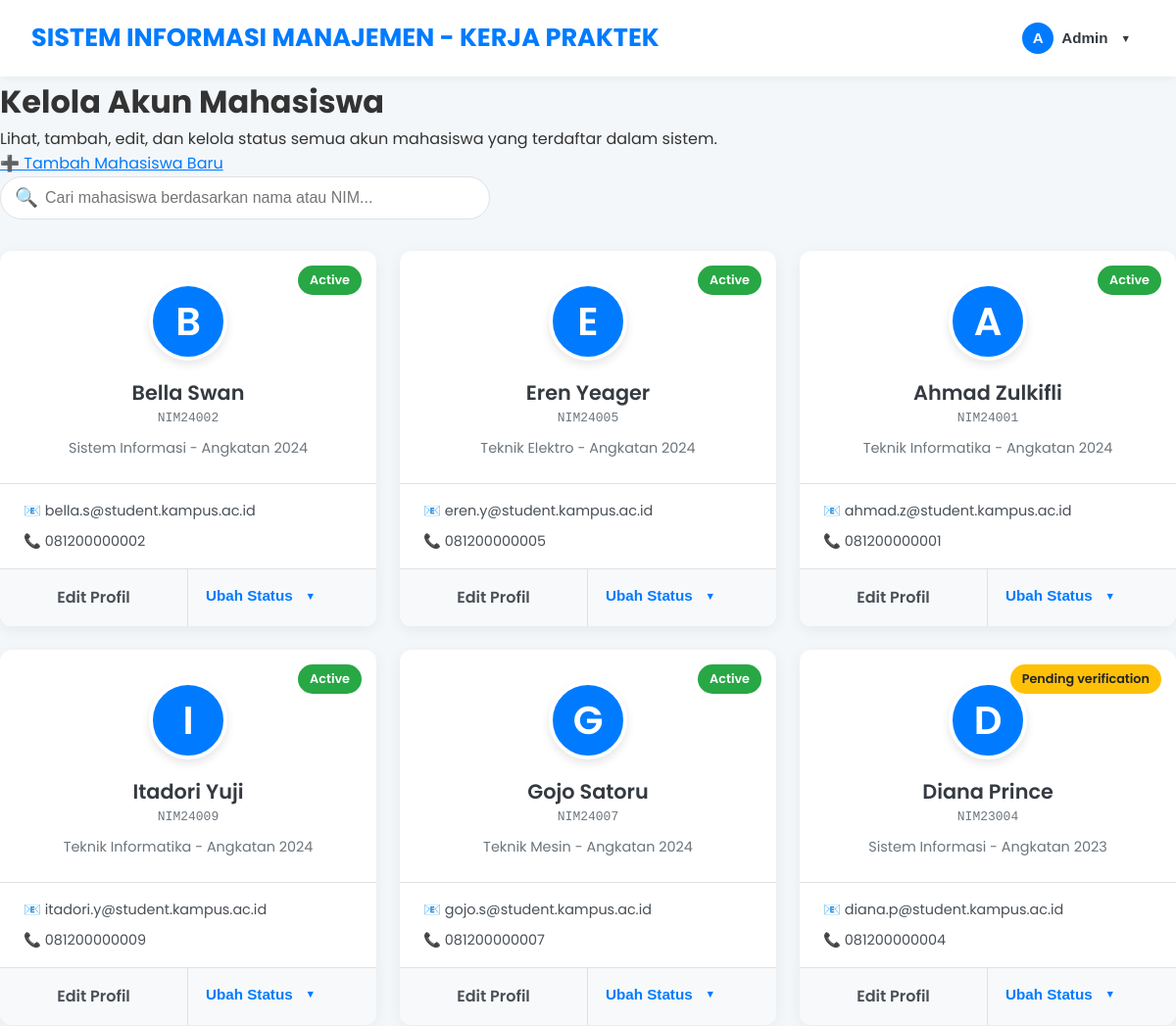
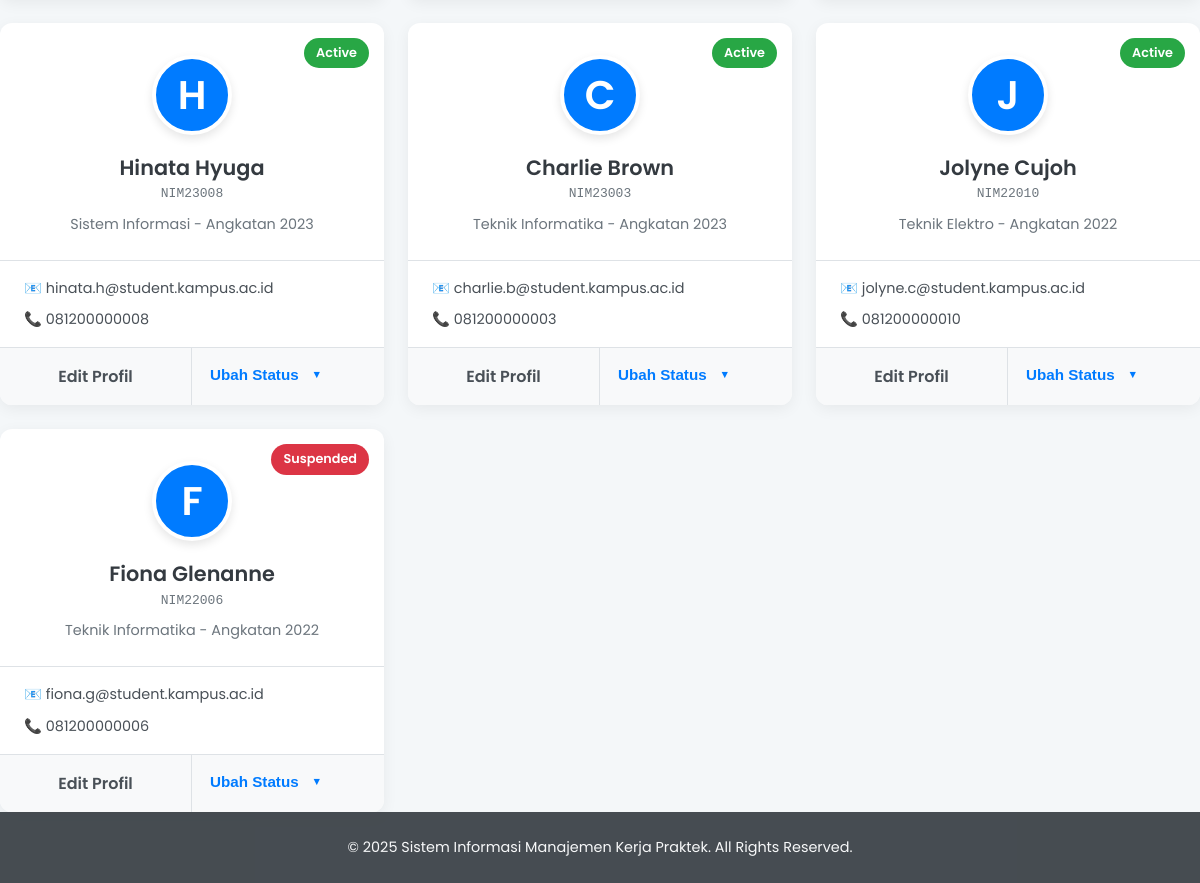
The page /admin_prodi/pengguna_mahasiswa_kelola.php (signed in) on the database its author committed (2 pictures, top to bottom).
### tables this page shows
CREATE TABLE `mahasiswa` (
  `nim` varchar(15) NOT NULL,
  `password` varchar(100) NOT NULL,
  `nama` varchar(100) NOT NULL,
  `email` varchar(100) NOT NULL,
  `no_hp` varchar(20) DEFAULT NULL,
  `prodi` varchar(50) DEFAULT NULL,
  `angkatan` int DEFAULT NULL,
  `ipk` decimal(3,2) DEFAULT '0.00',
  `sks_lulus` int DEFAULT '0',
  `status_akun` enum('pending_verification','active','suspended') DEFAULT 'pending_verification',
  `created_at` timestamp NOT NULL DEFAULT CURRENT_TIMESTAMP,
  `updated_at` timestamp NOT NULL DEFAULT CURRENT_TIMESTAMP ON UPDATE CURRENT_TIMESTAMP
);

### admin_prodi/pengguna_mahasiswa_kelola.php (the view, shortened to what this page needs)
<?php
require_once '../config/db_connect.php';
$list_mahasiswa = [];
$error_message = '';
if ($conn) {
    $sql_mahasiswa = "SELECT nim, nama, email, no_hp, prodi, angkatan, status_akun FROM mahasiswa ORDER BY angkatan DESC, prodi ASC, nama ASC";
    $result_mahasiswa = $conn->query($sql_mahasiswa);
    if ($result_mahasiswa) {
        while ($row = $result_mahasiswa->fetch_assoc()) {
            $list_mahasiswa[] = $row;
        }
    } else {
        $error_message = "Gagal mengambil data mahasiswa: " . $conn->error;
    }
} else {
    $error_message = "Koneksi database gagal.";
}
$page_title = "Kelola Akun Mahasiswa";
require_once '../includes/header.php';
?>
<div class="main-content-full">
    <div class="list-container">
        <div class="list-header">
            <h1><?php echo htmlspecialchars($page_title); ?></h1>
            <p>Lihat, tambah, edit, dan kelola status semua akun mahasiswa yang terdaftar dalam sistem.</p>
            <a href="pengguna_mahasiswa_tambah.php" class="btn btn-primary">➕ Tambah Mahasiswa Baru</a>
        </div>
        <div class="filter-search-container">
            <div class="search-wrapper">
                <input type="text" id="userSearchInput" placeholder="Cari mahasiswa berdasarkan nama atau NIM...">
                <span class="search-icon">🔍</span>
            </div>
        </div>
        <?php if (empty($list_mahasiswa) && empty($error_message)): ?>
            <div class="message info">
                <h4>Data Kosong</h4>
                <p>Belum ada data mahasiswa yang terdaftar di sistem. Silakan tambahkan mahasiswa baru.</p>
            </div>
        <?php else: ?>
            <div class="user-card-grid" id="userCardGrid">
                <?php foreach ($list_mahasiswa as $mhs): ?>
                    <div class="user-card">
                        <div class="card-header-status status-<?php echo strtolower(htmlspecialchars($mhs['status_akun'])); ?>">
                            <?php echo ucfirst(str_replace('_', ' ', htmlspecialchars($mhs['status_akun']))); ?>
                        </div>
                        <div class="card-main-info">
                            <div class="user-avatar"><?php echo strtoupper(substr($mhs['nama'], 0, 1)); ?></div>
                            <h4 class="user-name"><?php echo htmlspecialchars($mhs['nama']); ?></h4>
                            <p class="user-id"><?php echo htmlspecialchars($mhs['nim']); ?></p>
                            <p class="user-extra-info"><?php echo htmlspecialchars($mhs['prodi'] ?: '-'); ?> - Angkatan <?php echo htmlspecialchars($mhs['angkatan'] ?: '-'); ?></p>
                        </div>
                        <div class="card-contact-info">
                            <span>📧 <?php echo htmlspecialchars($mhs['email']); ?></span>
                            <span>📞 <?php echo htmlspecialchars($mhs['no_hp'] ?: 'Tidak ada No. HP'); ?></span>
                        </div>
                        <div class="card-actions">
                            <a href="pengguna_mahasiswa_edit.php?nim=<?php echo htmlspecialchars($mhs['nim']); ?>" class="btn btn-secondary" title="Edit">Edit Profil</a>
                            <div class="dropdown">
                                <button class="btn btn-primary dropdown-toggle" title="Ubah Status">Ubah Status</button>
                            </div>
                        </div>
                    </div>
                <?php endforeach; ?>
            </div>
        <?php endif; ?>
    </div>
</div>
<?php
require_once '../includes/footer.php';
?>

### includes/header.php (style rules this page uses)
:root { --primary-color: #007BFF; --primary-hover: #0056b3; --secondary-color: #6c757d; --dark-color: #343a40; --light-color: #f8f9fa; --background-color: #f4f7f9; --text-color: #333; --border-color: #dee2e6; --card-shadow: 0 4px 15px rgba(0,0,0,0.06); --border-radius: 12px; }
* { box-sizing: border-box; }
body, h1, h2, h3, h4, h5, h6, p, ul, ol { margin: 0; padding: 0; }
body { font-family: 'Poppins', sans-serif; line-height: 1.6; background-color: var(--background-color); color: var(--text-color); display: flex; flex-direction: column; min-height: 100vh; }
.dropdown { position: relative; display: inline-block; }
.dropdown-toggle { background-color: transparent; color: var(--dark-color); padding: 8px 12px; font-size: 0.95em; font-weight: 500; border: 2px solid transparent; cursor: pointer; display: flex; align-items: center; gap: 8px; border-radius: 50px; transition: all 0.3s ease; }
.dropdown-toggle::after { content: '▼'; font-size: 0.7em; margin-left: 5px; transition: transform 0.3s ease; }

### admin_prodi/pengguna_mahasiswa_kelola.php (style rules this page uses)
.user-card-grid { display: grid; grid-template-columns: repeat(auto-fit, minmax(320px, 1fr)); gap: 1.5rem; }
.user-card { background-color: #fff; border-radius: var(--border-radius); box-shadow: var(--card-shadow); display: flex; flex-direction: column; overflow: hidden; position: relative; transition: transform 0.3s ease, box-shadow 0.3s ease; }
.card-header-status { position: absolute; top: 15px; right: 15px; padding: 5px 12px; border-radius: 20px; font-size: 0.8em; font-weight: 600; color: #fff; }
.status-pending_verification { background-color: #ffc107; color: #212529; }
.status-active { background-color: #28a745; }
.status-suspended { background-color: #dc3545; }
.card-main-info { padding: 2rem 1.5rem 1.5rem; text-align: center; border-bottom: 1px solid var(--border-color); }
.user-avatar { width: 80px; height: 80px; border-radius: 50%; background-color: var(--primary-color); color: white; display: inline-flex; align-items: center; justify-content: center; font-size: 2.5em; font-weight: 600; margin-bottom: 1rem; border: 4px solid #fff; box-shadow: 0 4px 10px rgba(0,0,0,0.1); }
.user-name { margin: 0; font-size: 1.3em; font-weight: 600; color: var(--dark-color); }
.user-id { margin: 0; color: var(--secondary-color); font-family: monospace; }
.user-extra-info { margin-top: 0.5rem; font-size: 0.9em; color: var(--secondary-color); }
.card-contact-info { padding: 1rem 1.5rem; display: flex; flex-direction: column; gap: 0.5rem; font-size: 0.9em; }
.card-contact-info span { color: #495057; word-break: break-all; }
.card-actions { margin-top: auto; display: grid; grid-template-columns: 1fr 1fr; background-color: #f8f9fa; border-top: 1px solid var(--border-color); }
.card-actions .btn { padding: 1rem; border-radius: 0; text-align: center; text-decoration: none; font-weight: 600; transition: background-color 0.3s ease; }
.btn.btn-secondary { border-right: 1px solid var(--border-color); color: #495057; }
.btn.btn-primary { background-color: transparent; color: var(--primary-color); }
.dropdown { position: relative; }
.dropdown-toggle::after { content: ' ▼'; font-size: 0.7em; }
.filter-search-container { margin-bottom: 2rem; }
.search-wrapper { position: relative; max-width: 500px; }
#userSearchInput { width: 100%; padding: 12px 20px 12px 45px; border: 1px solid var(--border-color); border-radius: 50px; font-size: 1em; transition: all 0.3s ease; }
.search-icon { position: absolute; left: 15px; top: 50%; transform: translateY(-50%); font-size: 1.2em; color: var(--secondary-color); }

### rows shown on the page
mahasiswa: status_akun "Active", nama "B", nama "Bella Swan", nim "NIM24002", prodi "Sistem Informasi", angkatan "2024", email "bella.s@student.kampus.ac.id", no_hp "081200000002"
mahasiswa: status_akun "Active", nama "E", nama "Eren Yeager", nim "NIM24005", prodi "Teknik Elektro", angkatan "2024", email "eren.y@student.kampus.ac.id", no_hp "081200000005"
mahasiswa: status_akun "Active", nama "A", nama "Ahmad Zulkifli", nim "NIM24001", prodi "Teknik Informatika", angkatan "2024", email "ahmad.z@student.kampus.ac.id", no_hp "081200000001"
mahasiswa: status_akun "Active", nama "I", nama "Itadori Yuji", nim "NIM24009", prodi "Teknik Informatika", angkatan "2024", email "itadori.y@student.kampus.ac.id", no_hp "081200000009"
mahasiswa: status_akun "Active", nama "G", nama "Gojo Satoru", nim "NIM24007", prodi "Teknik Mesin", angkatan "2024", email "gojo.s@student.kampus.ac.id", no_hp "081200000007"
mahasiswa: status_akun "Pending verification", nama "D", nama "Diana Prince", nim "NIM23004", prodi "Sistem Informasi", angkatan "2023", email "diana.p@student.kampus.ac.id", no_hp "081200000004"
mahasiswa: status_akun "Active", nama "H", nama "Hinata Hyuga", nim "NIM23008", prodi "Sistem Informasi", angkatan "2023", email "hinata.h@student.kampus.ac.id", no_hp "081200000008"
mahasiswa: status_akun "Active", nama "C", nama "Charlie Brown", nim "NIM23003", prodi "Teknik Informatika", angkatan "2023", email "charlie.b@student.kampus.ac.id", no_hp "081200000003"
mahasiswa: status_akun "Active", nama "J", nama "Jolyne Cujoh", nim "NIM22010", prodi "Teknik Elektro", angkatan "2022", email "jolyne.c@student.kampus.ac.id", no_hp "081200000010"
mahasiswa: status_akun "Suspended", nama "F", nama "Fiona Glenanne", nim "NIM22006", prodi "Teknik Informatika", angkatan "2022", email "fiona.g@student.kampus.ac.id", no_hp "081200000006"

### other values the page prints
substr($user_nama, 0, 1) "A"
explode(' ', $user_nama)[0] "Admin"
$page_title "Kelola Akun Mahasiswa"
